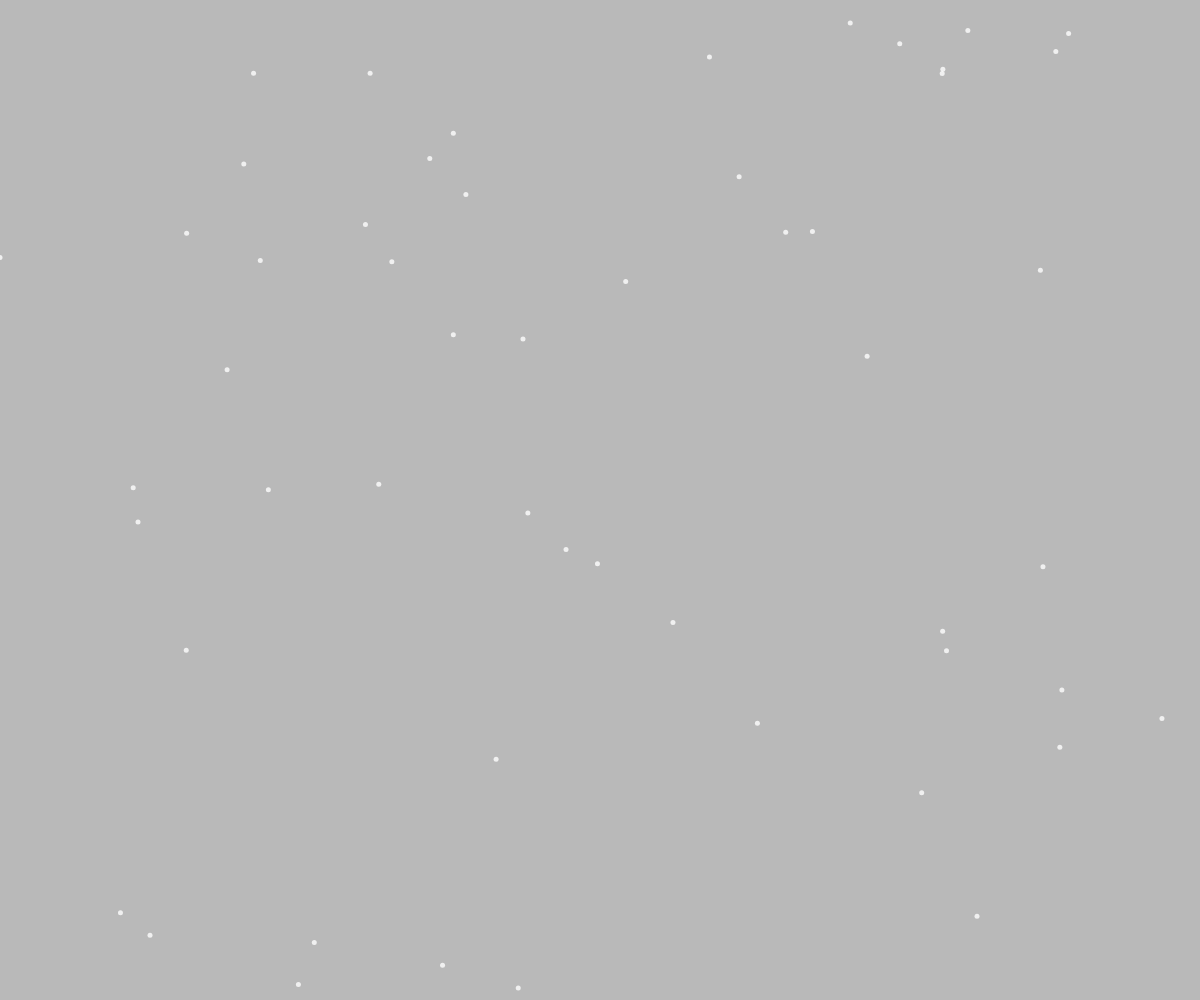
Frame 1 (no input)
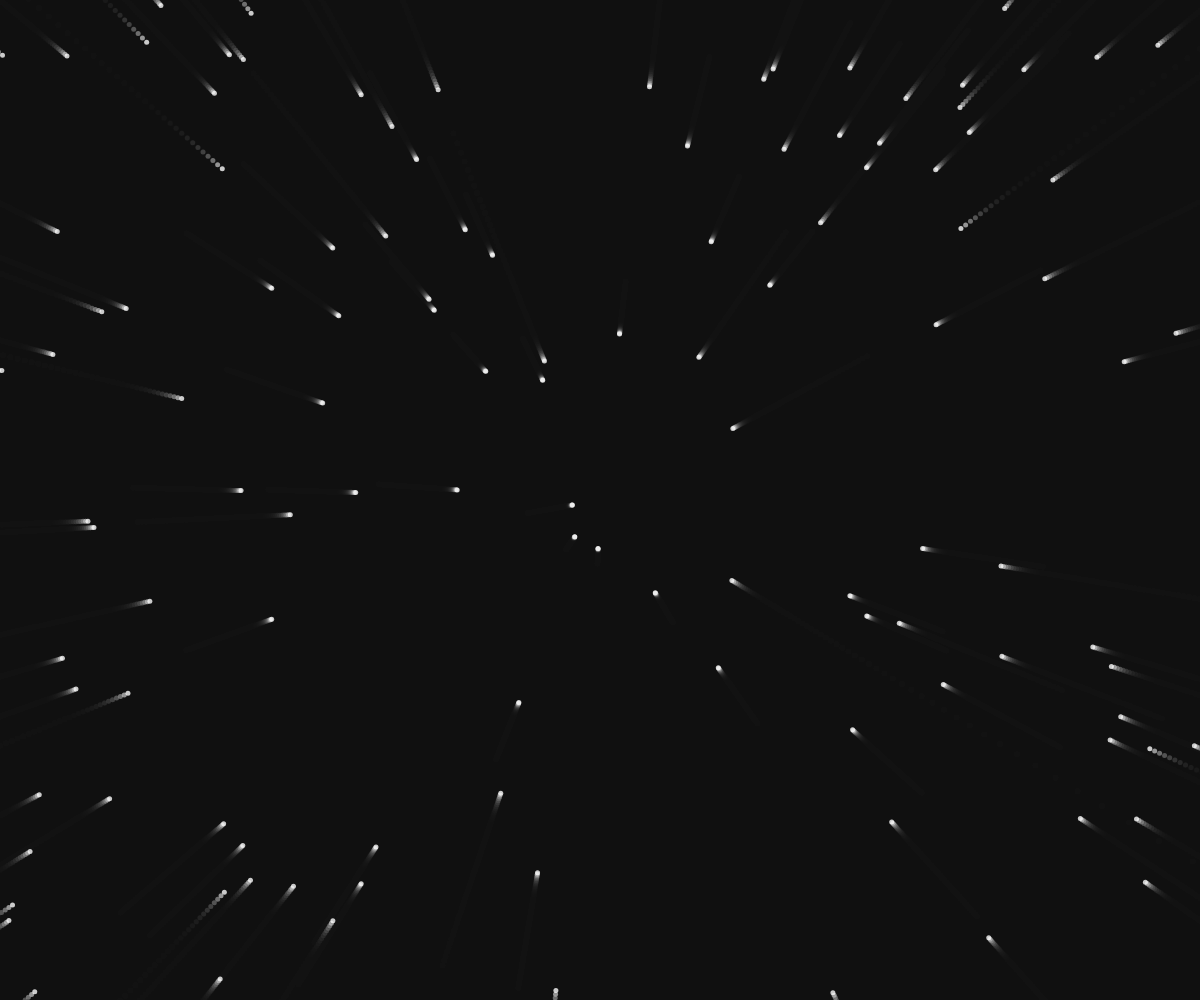
Frame 60 (no input)
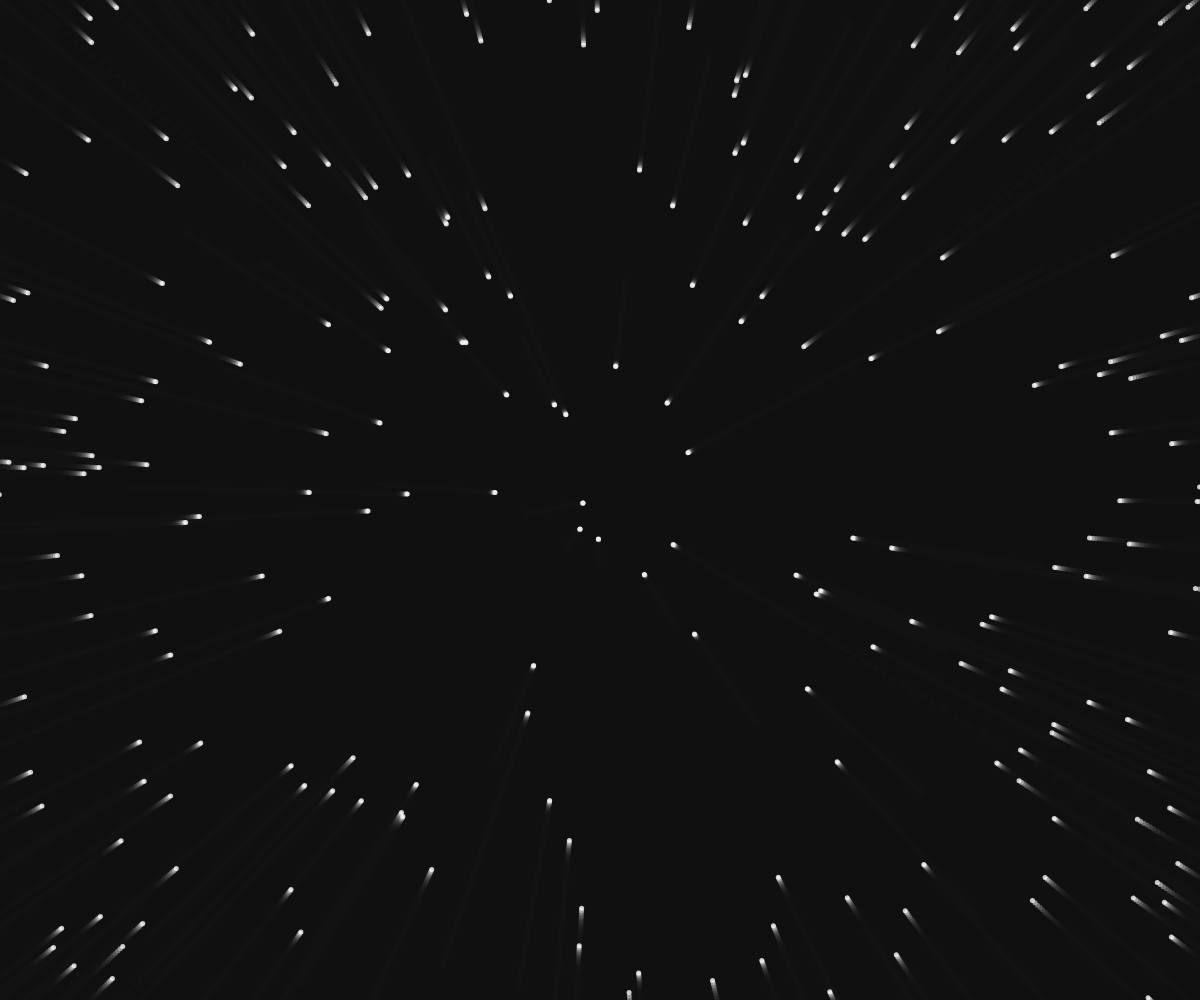
Frame 120 (the mouse pressed at the canvas centre since frame 60)

The p5.js sketch that drew these frames (run headless with seeded random() and noise() and a simulated clock; from frame 60 on, the mouse is pressed at the canvas centre):

// p5.js sketch
// ── sketch.js

// stars

// made by Christian Tsalidis 
// References

// https://www.openprocessing.org/sketch/651847

// https://www.youtube.com/watch?v=17WoOqgXsRM

class Star
{
  constructor(temp_x, temp_y, temp_z)
  {
    this.x = temp_x;
    this.y = temp_y;
    this.z = temp_z;
    this.width = 5;
    this.height = 5;
    this.speed = 5;
  }

	show()
  {
    
    let sx = map(this.x / this.z, 0, 1, 0, width);
		let sy = map(this.y / this.z, 0, 1, 0, width);
    
    fill(255, 200);
    noStroke();
    ellipse(sx, sy, this.width, this.height);
  }
  
  update()
  {
    this.z+=this.speed;
    
    if(this.z > 2000)
    {
      this.z = random(width);
    }
  }
 
}

function windowResized()
{
  resizeCanvas(windowWidth, windowHeight);
}

let stars = [new Star()];
stars.length = 750;

/*
window.addEventListener('scroll', function()
{
  for(let i=0;i<stars.length;i++)
	{
    stars[i].speed+=0.01;
    console.log("scrolling");
  }
});
*/

let state = 0;
let starsBackgroundState = 0;
let plainBackground = 1;

function setup()
{
  var starsBackgroundCanvas = createCanvas(windowWidth, windowHeight);
  if(width > 700)
  {
  	starsBackgroundCanvas.style.display = "none";
  	state = starsBackgroundState;
  	for(let i = 0; i < stars.length; i++)
	{
	let x = floor(random(-width, width));
	let y = floor(random(-height, height));
	let z = floor(random(0, width));
		stars[i] = new Star(x, y, z); 
	}
  }
  else
  {
  	for(let i = 0; i < stars.length;i++) stars[i] = new Star();
  	state = starsBackgroundState;
  }
	
  // starsBackgroundCanvas.position(0,0);
  // starsBackgroundCanvas.position = "fixed";
  // starsBackgroundCanvas.style('z-index', '-1');


}

function draw()
{
	if (state === starsBackgroundState) 
	{
	  background(20, 75);
	  translate(width/2, height/2);
	  
	  
	  for(let i = 0; i < stars.length; i++)
	  {
	    let star = stars[i];
	    star.show();
	    star.update();
	  }
	}
	else
	{
		background(0);
	}
}
